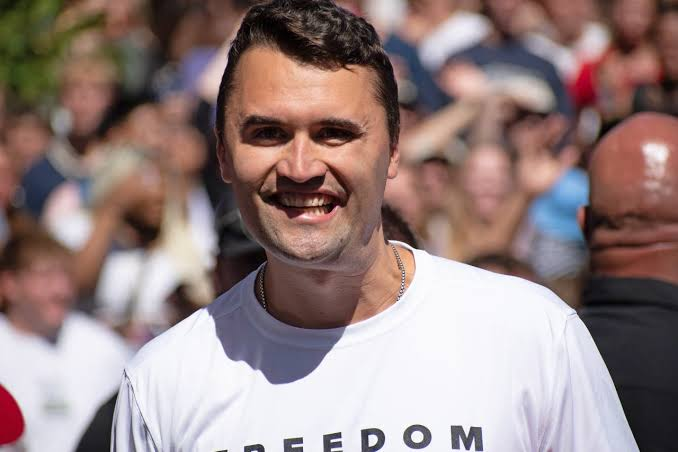
#> input picture backend/WatchList/images (1).jfif, 678 x 452 px
$ python -i face_detector.py   (imports and definitions only)
#> lines starting #> are read from the running program, lines starting #| are printed output that depends on the picture
#> further down, picture is the input picture: shape (452, 678, 3); mean B, G, R 127.2, 128.9, 148.8
"""
Face Detection & Alignment Service — OpenCV YuNet Implementation
Uses OpenCV YuNet (ONNX) for ultra-fast, lightweight face detection with
exact 5-point facial landmarks and canonical 112x112 affine alignment.
"""

import os
import cv2
import numpy as np
from typing import List, Dict, Any, Tuple, Optional


# Standard ArcFace 112x112 5-point reference coordinates (InsightFace convention)
ARCFACE_REFERENCE_LANDMARKS_112 = np.array([
    [38.2946, 51.6963],   # Left eye / Right eye depending on orientation
    [73.5318, 51.5014],   # Right eye / Left eye
    [56.0252, 71.7366],   # Nose tip
    [41.5493, 92.3655],   # Left mouth corner
    [70.7299, 92.2041]    # Right mouth corner
], dtype=np.float32)


def align_face_5point(
    image: np.ndarray,
    landmarks: np.ndarray,
    output_size: Tuple[int, int] = (112, 112)
) -> np.ndarray:
    """
    Performs canonical similarity transform alignment from 5 facial landmarks
    to standard ArcFace 112x112 coordinate space using InsightFace norm_crop
    or OpenCV partial affine transform.
    """
    try:
        from insightface.utils import face_align
        aligned = face_align.norm_crop(image, landmarks, image_size=output_size[0])
        if aligned is not None and aligned.size > 0:
            return aligned
    except Exception:
        pass

    try:
        src_pts = landmarks.astype(np.float32)
        dst_pts = ARCFACE_REFERENCE_LANDMARKS_112.copy()

        if output_size != (112, 112):
            sx = output_size[0] / 112.0
            sy = output_size[1] / 112.0
            dst_pts[:, 0] *= sx
            dst_pts[:, 1] *= sy

        transform_matrix, _ = cv2.estimateAffinePartial2D(src_pts, dst_pts, method=cv2.LMEDS)
        if transform_matrix is None:
            return cv2.resize(image, output_size)

        aligned = cv2.warpAffine(image, transform_matrix, output_size, borderValue=0.0)
        return aligned
    except Exception:
        return cv2.resize(image, output_size)


class FaceDetector:
    """
    Production Face Detector using OpenCV YuNet with Adaptive Multi-Scale Inference
    - Primary: OpenCV YuNet (cv2.FaceDetectorYN) with adaptive scaling & 5-point landmarks
    - Fallback 1: CLAHE Contrast Enhanced YuNet
    - Fallback 2: OpenCV Haar Cascade with landmark estimation
    """
    def __init__(self, det_thresh: float = 0.20, det_size: Tuple[int, int] = (640, 480)):
        self.det_thresh = det_thresh
        self.det_size = det_size
        self._detector: Optional[cv2.FaceDetectorYN] = None
        self._cascade = None
        self._backend = "none"
        self._init_backend()

    def _init_backend(self):
        """
        Initializes the OpenCV YuNet face detector and Haar cascade fallback.
        """
        candidate_paths = [
            os.path.abspath(os.path.join(os.path.dirname(__file__), "..", "models", "yunet.onnx")),
            os.path.abspath(os.path.join(os.path.dirname(__file__), "..", "..", "argus", "models", "yunet.onnx")),
            os.path.abspath(os.path.join(os.path.dirname(__file__), "..", "..", "models", "yunet.onnx")),
            "backend/models/yunet.onnx",
            "argus/models/yunet.onnx"
        ]

        model_path = None
        for p in candidate_paths:
            if os.path.isfile(p):
                model_path = p
                break

        if model_path is not None:
            try:
                self._detector = cv2.FaceDetectorYN.create(
                    model=model_path,
                    config="",
                    input_size=self.det_size,
                    score_threshold=self.det_thresh,
                    nms_threshold=0.3,
                    top_k=5000
                )
                self._backend = "yunet"
                print(f"[FaceDetector] Initialized OpenCV YuNet (det_thresh={self.det_thresh}) from {model_path}")
            except Exception as e:
                print(f"[FaceDetector] YuNet init error: {e}, falling back to Haar Cascade")

        # Always initialize Haar Cascade as secondary fallback
        try:
            cascade_path = cv2.data.haarcascades + "haarcascade_frontalface_default.xml"
            self._cascade = cv2.CascadeClassifier(cascade_path)
            if self._backend == "none":
                self._backend = "opencv_cascade"
            print("[FaceDetector] Initialized OpenCV Haar Cascade fallback engine")
        except Exception as e:
            print(f"[FaceDetector] Haar Cascade initialization warning: {e}")

    def estimate_landmarks(self, bbox: List[float]) -> np.ndarray:
        """
        Estimates standard 5-point landmarks from a bounding box [x1, y1, x2, y2].
        Used when raw landmarks are unavailable.
        """
        x1, y1, x2, y2 = bbox
        w = x2 - x1
        h = y2 - y1

        return np.array([
            [x1 + 0.30 * w, y1 + 0.38 * h],   # Left eye
            [x1 + 0.70 * w, y1 + 0.38 * h],   # Right eye
            [x1 + 0.50 * w, y1 + 0.60 * h],   # Nose tip
            [x1 + 0.35 * w, y1 + 0.80 * h],   # Left mouth corner
            [x1 + 0.65 * w, y1 + 0.80 * h]    # Right mouth corner
        ], dtype=np.float32)

    def detect(self, frame: np.ndarray) -> List[Dict[str, Any]]:
        """
        Detects all faces in a BGR frame using Adaptive Multi-Scale OpenCV YuNet.

        Returns list of detection dictionaries:
        - "bbox": [x1, y1, x2, y2] in original frame coordinates
        - "score": confidence score (float 0..1)
        - "kps": 5-point landmarks array shape (5, 2) in original frame coordinates
        - "aligned_crop": 112x112 aligned face crop for ArcFace
        - "raw_crop": bounding box face crop
        - "expanded_crop": 20% padded bounding box face crop
        """
        if frame is None or frame.size == 0:
            return []

        # 1. Primary: Adaptive Multi-Scale YuNet Detection
        if self._backend in ("yunet", "opencv_cascade") and self._detector is not None:
            dets = self._detect_yunet_multiscale(frame)
            if dets:
                return dets

            # Fallback 1.1: CLAHE Contrast Enhanced YuNet
            clahe_frame = self._apply_clahe(frame)
            dets = self._detect_yunet_multiscale(clahe_frame, orig_frame=frame)
            if dets:
                return dets

        # Fallback 2: OpenCV Haar Cascade
        if self._cascade is not None:
            return self._detect_cascade(frame)

        return []

    # [143 lines left out: functions _apply_clahe, _detect_yunet_multiscale, not called in this run]

    def _detect_cascade(self, frame: np.ndarray) -> List[Dict[str, Any]]:
        """
        Fallback OpenCV Haar Cascade detection with estimated landmarks.
        """
        h, w = frame.shape[:2]
#> h = 452; w = 678
        gray = cv2.cvtColor(frame, cv2.COLOR_BGR2GRAY) if len(frame.shape) == 3 else frame
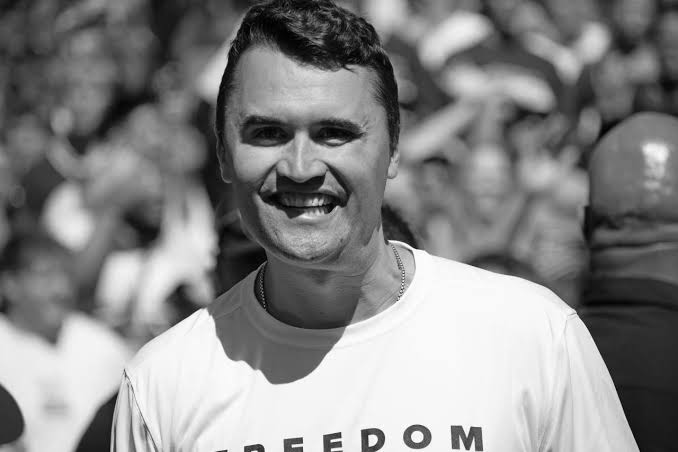
#> gray: shape (452, 678); min 0, max 255, mean 134.6

        detections = []
        if self._cascade is not None:
            faces = self._cascade.detectMultiScale(
                gray, scaleFactor=1.1, minNeighbors=3, minSize=(12, 12)
            )
#> faces = [[50, 32, 71, 71], [208, 64, 185, 185]]
            for (x, y, fw, fh) in faces:
                bbox = [float(x), float(y), float(x + fw), float(y + fh)]
                score = 0.75
                kps = self.estimate_landmarks(bbox)

                x1, y1, x2, y2 = int(x), int(y), int(x + fw), int(y + fh)
                raw_crop = frame[max(0, y1):min(h, y2), max(0, x1):min(w, x2)]
                aligned_crop = align_face_5point(frame, kps, output_size=(112, 112))

                detections.append({
                    "bbox": bbox,
                    "score": score,
                    "kps": kps,
                    "aligned_crop": aligned_crop,
                    "raw_crop": raw_crop,
                    "expanded_crop": raw_crop
                })
#> this loop made 1 pass
#> (x, y, fw, fh, score, x1, y1, x2) on pass 1: (50, 32, 71, 71, 0.75, 50, 32, 121)
#> pass 1, in _detect_cascade, `raw_crop = frame[max(0, y1):min(h, y2), max(0, x1):min(w, x2)]`:
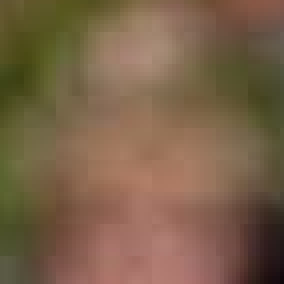
#> raw_crop: shape (71, 71, 3) (shown 4 times larger); mean B, G, R 72.2, 97.3, 122.2
#> after the loop, detections = []

        return detections

>>> import cv2
>>> picture = cv2.imread('../WatchList/images (1).jfif')
#> (the run stopped early here; a loop or call above may not have finished)

$ run again, on backend/WatchList/images (2).jfif
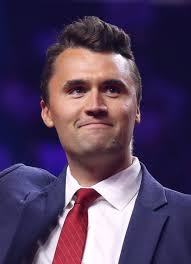
#> input picture backend/WatchList/images (2).jfif, 191 x 264 px
#> picture is the input picture: shape (264, 191, 3); mean B, G, R 93.1, 63.4, 82.2
#> in _detect_cascade, `gray = cv2.cvtColor(frame, cv2.COLOR_BGR2GRAY) if len(frame.shape) == ..`:
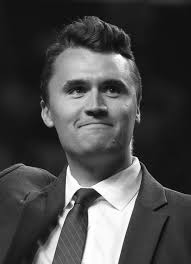
#> gray: shape (264, 191); min 4, max 255, mean 72.4
#> faces = [[42, 48, 104, 104]]
#> the loop in _detect_cascade, `for (x, y, fw, fh) in faces:` made 1 pass
#> (x, y, fw, fh, score, x1, y1, x2) on pass 1: (42, 48, 104, 104, 0.75, 42, 48, 146)
#> pass 1, in _detect_cascade, `raw_crop = frame[max(0, y1):min(h, y2), max(0, x1):min(w, x2)]`:
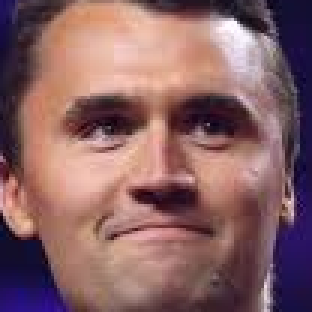
#> raw_crop: shape (104, 104, 3) (shown 3 times larger); mean B, G, R 101.1, 99.1, 136.8
#> after the loop in _detect_cascade, `for (x, y, fw, fh) in faces:`: detections = []

$ run again, on backend/WatchList/images (3).jfif
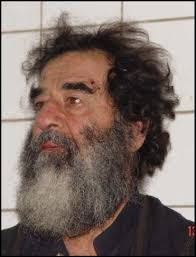
#> input picture backend/WatchList/images (3).jfif, 196 x 257 px
#> picture is the input picture: shape (257, 196, 3); mean B, G, R 103.7, 110, 124.8
#> in _detect_cascade, `gray = cv2.cvtColor(frame, cv2.COLOR_BGR2GRAY) if len(frame.shape) == ..`:
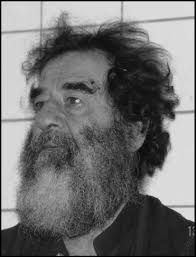
#> gray: shape (257, 196); min 0, max 243, mean 113.7
#> faces = ()
#> after the loop in _detect_cascade, `for (x, y, fw, fh) in faces:`: detections = []

$ run again, on backend/WatchList/download (1).jfif
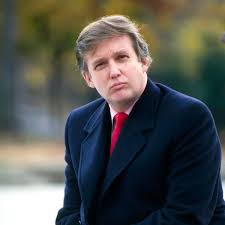
#> input picture backend/WatchList/download (1).jfif, 225 x 225 px
#> picture is the input picture: shape (225, 225, 3); mean B, G, R 79.7, 83.3, 81.5
#> in _detect_cascade, `gray = cv2.cvtColor(frame, cv2.COLOR_BGR2GRAY) if len(frame.shape) == ..`:
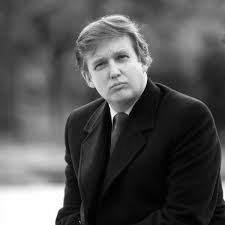
#> gray: shape (225, 225); min 0, max 255, mean 82.4
#> faces = [[82, 36, 65, 65]]
#> the loop in _detect_cascade, `for (x, y, fw, fh) in faces:` made 1 pass
#> (x, y, fw, fh, score, x1, y1, x2) on pass 1: (82, 36, 65, 65, 0.75, 82, 36, 147)
#> pass 1, in _detect_cascade, `raw_crop = frame[max(0, y1):min(h, y2), max(0, x1):min(w, x2)]`:
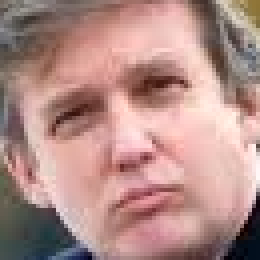
#> raw_crop: shape (65, 65, 3) (shown 4 times larger); mean B, G, R 135.6, 141, 178.3
#> after the loop in _detect_cascade, `for (x, y, fw, fh) in faces:`: detections = []
